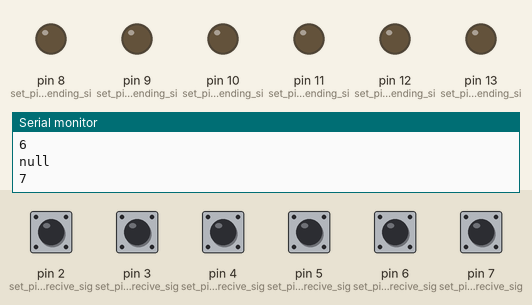
Simulated run of this sketch. Board: Arduino Uno, built with avr-gcc and run on an emulated ATmega328P. On the bench: output pins drawn as LEDs (lit = HIGH), the last lines printed to the serial monitor. Inputs (shaded band) come from the test bench; at power-on: pin 2 (set_pin_3_for__recive_sig), pin 3 (set_pin_3_for__recive_sig), pin 4 (set_pin_3_for__recive_sig), pin 5 (set_pin_3_for__recive_sig), pin 6 (set_pin_3_for__recive_sig), pin 7 (set_pin_3_for__recive_sig) HIGH. EEPROM starts erased.

Above: at 1.2 s.
1.3 s: pin 2 (set_pin_3_for__recive_sig) pulled LOW for 1 s
At 2.4 s:
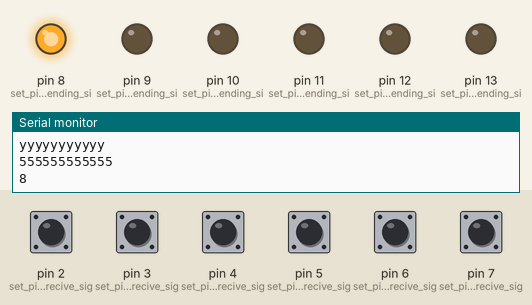
3.8 s: pin 3 (set_pin_3_for__recive_sig) pulled LOW for 0.15 s
At 4.8 s:
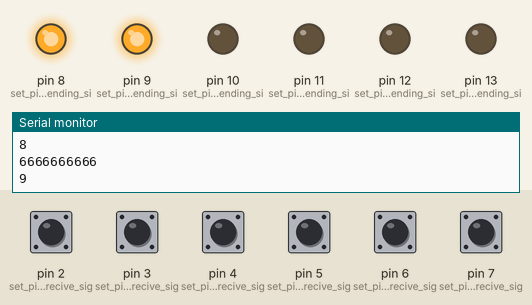
5.4 s: pin 4 (set_pin_3_for__recive_sig) pulled LOW for 0.15 s
At 6.1 s:
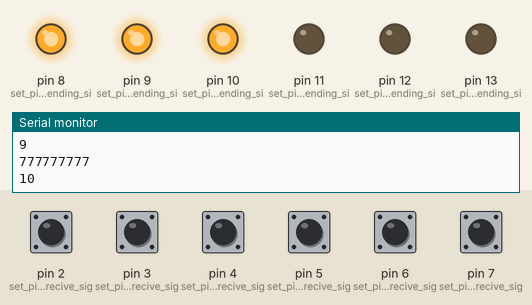
7.0 s: pin 5 (set_pin_3_for__recive_sig) pulled LOW for 0.15 s
At 7.3 s:
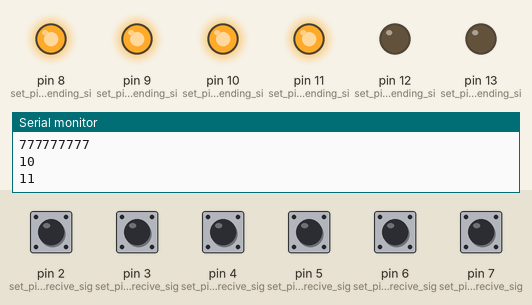
8.6 s: pin 6 (set_pin_3_for__recive_sig) pulled LOW for 0.15 s
At 9.7 s:
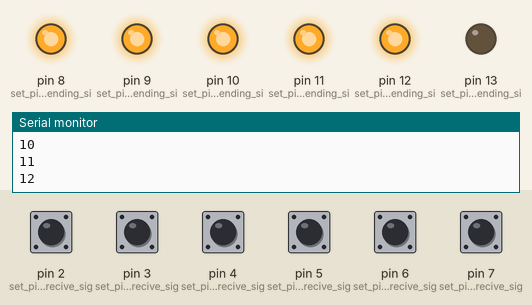
10.2 s: pin 7 (set_pin_3_for__recive_sig) pulled LOW for 0.15 s
At 10.9 s:
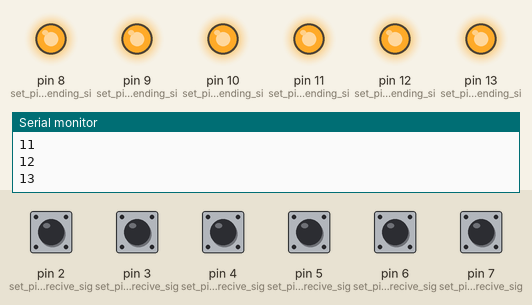
Timing chart, 0 to 12.8 s (numbered marks = the images above; inputs shaded):
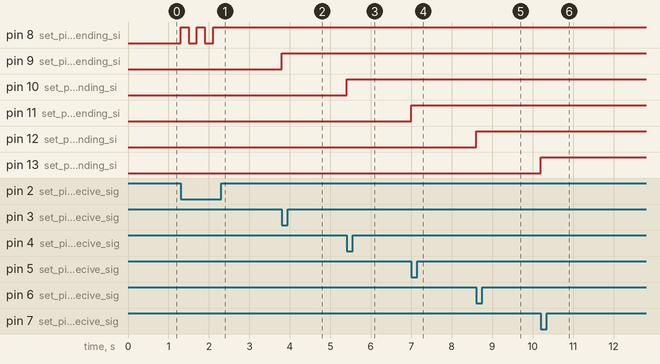

The sketch:

sketch_may12a.ino
```cpp
#include <EEPROM.h>

int address = 0;
byte value;


  int pins_array[10];
void setup()
{


  Serial.begin(9600);//deturm print code line
  pinMode(2, INPUT_PULLUP);//set pin 3 for  recive signal from yello button
  pinMode(3, INPUT_PULLUP);//set pin 3 for  recive signal from yello button
  pinMode(4, INPUT_PULLUP);//set pin 3 for  recive signal from yello button
  pinMode(5, INPUT_PULLUP);//set pin 3 for  recive signal from yello button
  pinMode(6, INPUT_PULLUP);//set pin 3 for  recive signal from yello button
  pinMode(7, INPUT_PULLUP);//set pin 3 for  recive signal from yello button

  pinMode(8, OUTPUT); //set pin 8 for  sending signal to open relay
  pinMode(9, OUTPUT); //set pin 8 for  sending signal to open relay
  pinMode(10, OUTPUT); //set pin 8 for  sending signal to open relay
  pinMode(11, OUTPUT); //set pin 8 for  sending signal to open relay
  pinMode(12, OUTPUT); //set pin 8 for  sending signal to open relay
  pinMode(13, OUTPUT); //set pin 8 for  sending signal to open relay


  for (int i = 2; i < 8; i++)
  {
    value = EEPROM.read(i);
    if ((value !=0 )&&(value !=1))
    {
      Serial.println("null");
      Serial.println(i);
       EEPROM.write(i, 0);
       pins_array[i] = 0 ;
    }
    else
    {
      Serial.println("not null");
      Serial.println(i);
       if(value==1)
        {

          Serial.println("val 1");
          pins_array[i]= value;
            digitalWrite(i+6, HIGH);

        }
        else if(value==0)
        {
          Serial.println("val 0");
          pins_array[i]= value;
            digitalWrite(i+6, LOW);

        }
    }
  }


}

void loop()//start loop
{
  int buttonNum1 = digitalRead(2);// get value from button  *if button pressed get value 0
  int buttonNum2 = digitalRead(3);// get value from button  *if button pressed get value 0
  int buttonNum3 = digitalRead(4);// get value from button  *if button pressed get value 0
  int buttonNum4 = digitalRead(5);// get value from button  *if button pressed get value 0
  int buttonNum5 = digitalRead(6);// get value from button  *if button pressed get value 0
  int buttonNum6 = digitalRead(7);// get value from button  *if button pressed get value 0

          if (buttonNum1 == LOW) //if we press on button 1
         {
           Serial.println("yyyyyyyyyyy");
          Serial.println("555555555555");
             pins_array[2] = (pins_array[2] == 0) ? 1 : 0;
             EEPROM.write(2, pins_array[2]);
             replaceRelay(8,pins_array[2]);


         }
          if (buttonNum2 == LOW) //if we press on button 1
         {
          Serial.println("6666666666");
             pins_array[3] = (pins_array[3] == 0) ? 1 : 0;
             EEPROM.write(3, pins_array[3]);
             replaceRelay(9,pins_array[3]);

         }
          if (buttonNum3 == LOW) //if we press on button 1
         {
          Serial.println("777777777");
             pins_array[4] = (pins_array[4] == 0) ? 1 : 0;
             EEPROM.write(4, pins_array[4]);
             replaceRelay(10,pins_array[4]);


         }
          if (buttonNum4 == LOW) //if we press on button 1
         {
             pins_array[5] = (pins_array[5] == 0) ? 1 : 0;
             EEPROM.write(5, pins_array[5]);
             replaceRelay(11,pins_array[5]);

         }
          if (buttonNum5 == LOW) //if we press on button 1
         {
             pins_array[6] = (pins_array[6] == 0) ? 1 : 0;
             EEPROM.write(6, pins_array[6]);
             replaceRelay(12,pins_array[6]);

         }
          if (buttonNum6 == LOW) //if we press on button 1
         {
             pins_array[7] = (pins_array[7] == 0) ? 1 : 0;
             EEPROM.write(7, pins_array[7]);
             replaceRelay(13,pins_array[7]);

         }

}

void replaceRelay(int port,int value)
{

    if (value == 1)
      {
            Serial.println(port);
          digitalWrite(port, HIGH);

      }
    else if (value==0)
    {
          Serial.println(port);
        digitalWrite(port, LOW);

    }
    delay(200);
}
```

Measured:
- after the input at 1.3 s, pin 8 (set_pin_8_for__sending_si): alternates HIGH for 0.20 s and LOW for 0.20 s, 5 changes in all, then stays HIGH, starting at once
- after the input at 3.8 s, pin 9 (set_pin_8_for__sending_si): LOW → HIGH at once
- after the input at 5.4 s, pin 10 (set_pin_8_for__sending_si): LOW → HIGH at once
- after the input at 7.0 s, pin 11 (set_pin_8_for__sending_si): LOW → HIGH at once
- after the input at 8.6 s, pin 12 (set_pin_8_for__sending_si): LOW → HIGH at once
- after the input at 10.2 s, pin 13 (set_pin_8_for__sending_si): LOW → HIGH at once
